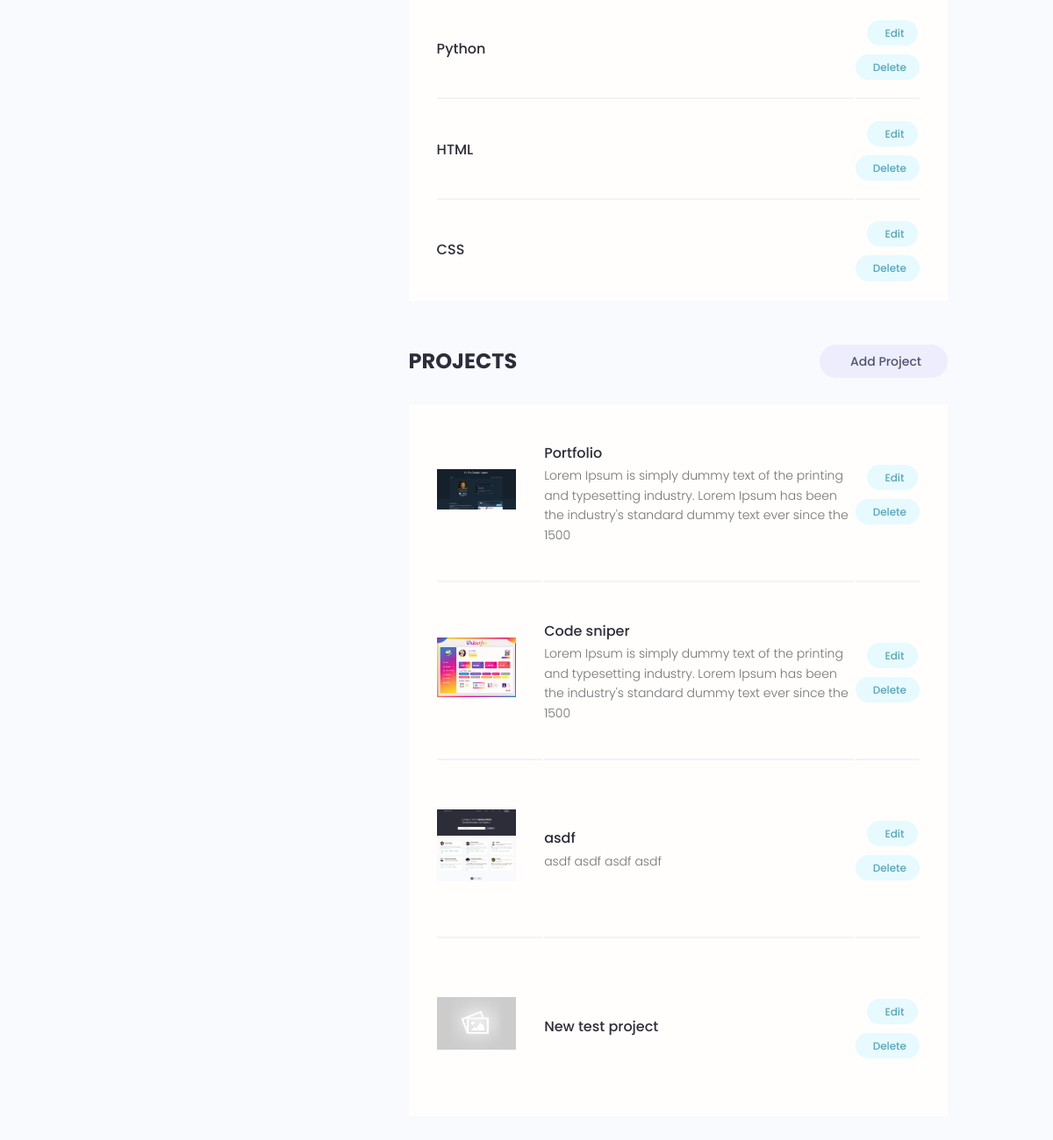
Before: /account/ (signed in, lower part) with the older database file.
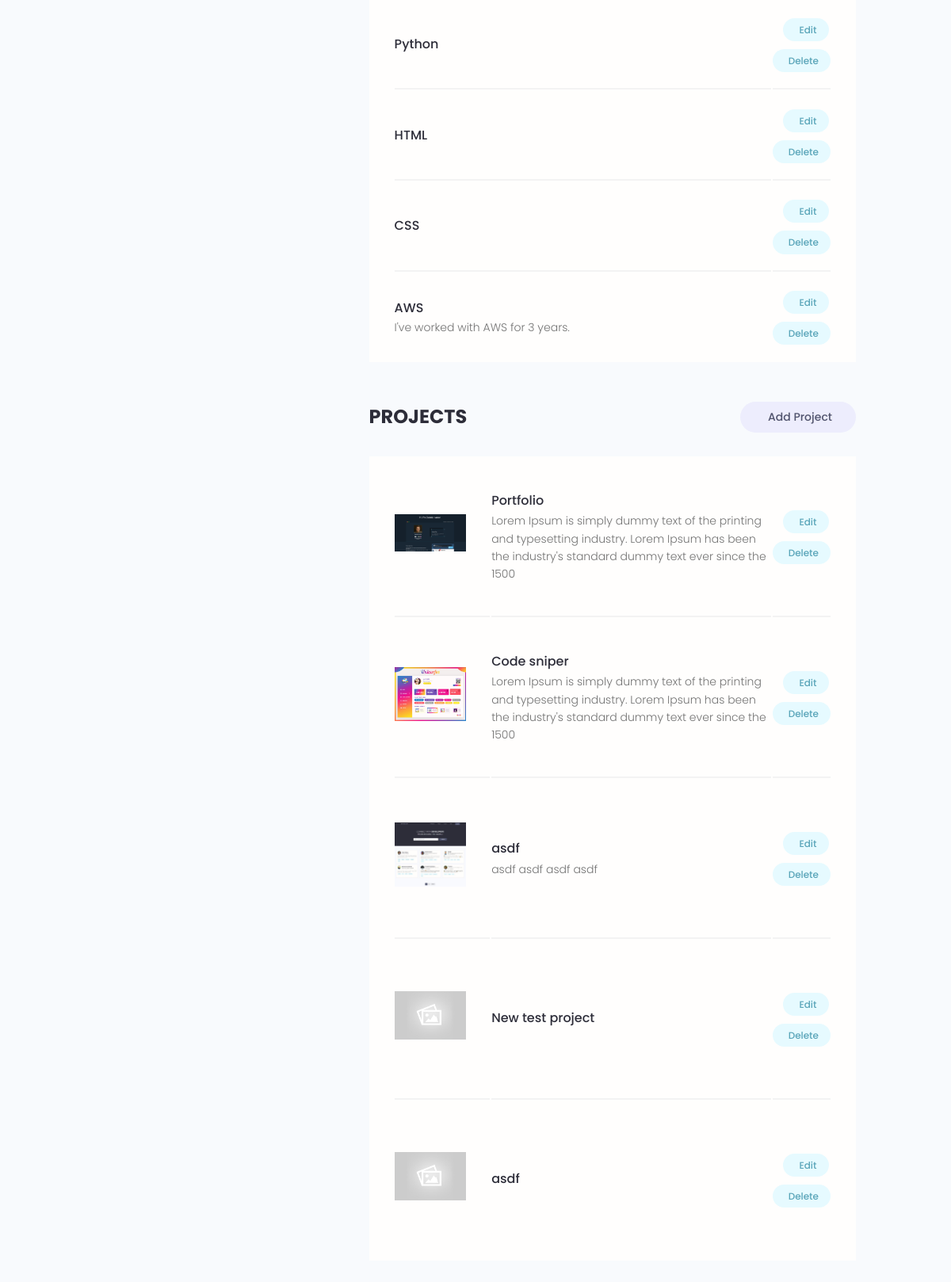
After: the same page with the newer database file.
### users/models.py (models this page shows, shortened)
class Skill(models.Model):
    owner = models.ForeignKey(Profile, on_delete=models.CASCADE, null=True)
    name = models.CharField(max_length=200, blank=True, null=True)
    description = models.TextField(null=True, blank=True)
    created = models.DateTimeField(auto_now_add=True)
    id = models.UUIDField(default=uuid.uuid4, unique=True, primary_key=True, editable=False)

### projects/models.py (models this page shows, shortened)
class Project(models.Model):
    owner = models.ForeignKey(Profile, null=True, blank=True, on_delete=models.SET_NULL)
    title = models.CharField(max_length=200)
    description = models.TextField(null=True, blank=True)
    featured_image = models.ImageField(null=True, blank=True, default="default.jpg")
    demo_link = models.CharField(max_length=2000, null=True, blank=True)
    source_link = models.CharField(max_length=2000, null=True, blank=True)
    tags = models.ManyToManyField('Tag', blank=True)
    vote_total = models.IntegerField(default=0, null=True, blank=True)
    vote_ratio = models.IntegerField(default=0, null=True, blank=True)
    created = models.DateTimeField(auto_now_add=True)
    id = models.UUIDField(default=uuid.uuid4, unique=True, primary_key=True, editable=False)
    class Meta:
        ordering = ['created']

### users/views.py (the view)
# urls.py: path('account/', views.userAccount, name="account"),
@login_required(login_url='login')
def userAccount(request):
    profile = request.user.profile
    skills = profile.skill_set.all()
    projects = profile.project_set.all()
    context = {'profile': profile, 'skills': skills, 'projects': projects}
    return render(request, 'users/account.html', context)

### users/templates/users/account.html (shortened to what this page needs)
{% extends 'main.html' %}
{% block content %}
  <main class="settingsPage profile my-md">
    <div class="container">
      <div class="layout">
        <div class="column column--1of3">
        </div>
        <div class="column column--2of3">
          <table class="settings__table">
            {% for skill in skills %}
            <tr>
              <td class="settings__tableInfo">
                <h4>{{skill.name}}</h4>
                <p>{{skill.description}}</p>
              </td>
              <td class="settings__tableActions">
                <a class="tag tag--pill tag--main settings__btn" href="{% url 'update-skill' skill.id %}"> Edit</a>
                <a class="tag tag--pill tag--main settings__btn" href="{% url 'delete-skill' skill.id %}?next=/account">
                  Delete</a>
              </td>
            </tr>
            {% endfor %}
          </table>
          <div class="settings">
            <h3 class="settings__title">Projects</h3>
            <a class="tag tag--pill tag--sub settings__btn tag--lg" href="{% url 'create-project' %}"> Add Project</a>
          </div>
          <table class="settings__table">
            {% for project in projects %}
            <tr>
              <td class="settings__thumbnail">
                <a href="{% url 'project' project.id %}"><img src="{{project.featured_image.url}}" alt="Project Thumbnail" /></a>
              </td>
              <td class="settings__tableInfo">
                <a href="{% url 'project' project.id %}">{{project.title}}</a>
                <p>{{project.description|slice:"150"}}</p>
              </td>
              <td class="settings__tableActions">
                <a class="tag tag--pill tag--main settings__btn" href="{% url 'update-project' project.id %}"> Edit</a>
                <a class="tag tag--pill tag--main settings__btn" href="{% url 'delete-project' project.id %}?next=/account">
                  Delete</a>
              </td>
            </tr>
            {% endfor %}
          </table>
        </div>
      </div>
    </div>
  </main>
  {% endblock %}

Changed rows visible on the page:
added Skill: name "AWS", description "I've worked with AWS for 3 years."
added Project: featured_image (placeholder picture), title "asdf"
